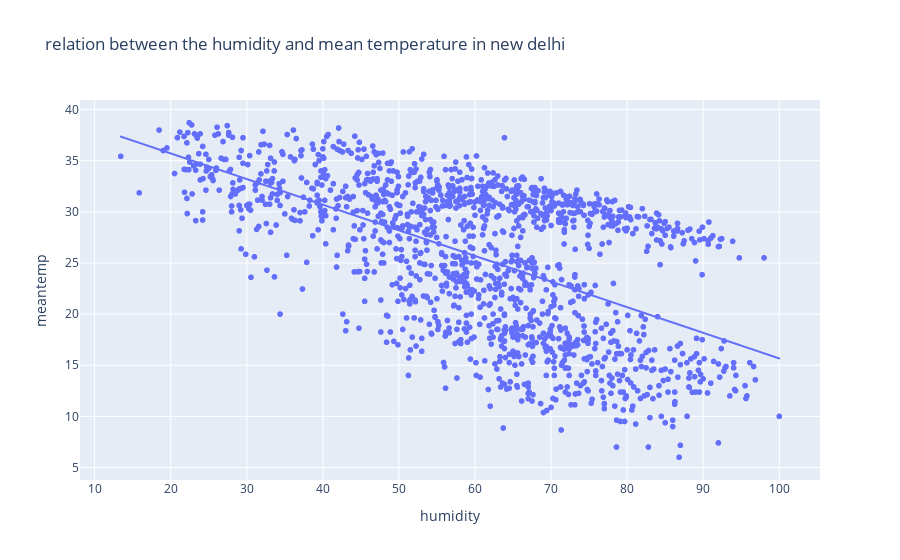

Notebook source saved alongside this figure:
### Code cell
fig = px.scatter(data,
             x="humidity",
             y="meantemp",
             trendline="ols",
             title="relation between the humidity and mean temperature in new delhi")
fig.show()

### Figure 1 — Plotly figure (JSON) as saved in the notebook; plotly's stock layout.template omitted (floating-point values rounded to 4 significant figures; data arrays with more than 128 entries replaced by an {"elided": "..."} marker saying what was removed)
{"data": [{"hovertemplate": "humidity=%{x}<br>meantemp=%{y}<extra></extra>", "legendgroup": "", "marker": {"color": "#636efa", "symbol": "circle"}, "mode": "markers", "name": "", "showlegend": false, "type": "scattergl", "x": {"elided": "1462 float values"}, "xaxis": "x", "y": {"elided": "1462 float values"}, "yaxis": "y"}, {"hovertemplate": "<b>OLS trendline</b><br>meantemp = -0.250617 * humidity + 40.7259<br>R<sup>2</sup>=0.327128<br><br>humidity=%{x}<br>meantemp=%{y} <b>(trend)</b><extra></extra>", "legendgroup": "", "marker": {"color": "#636efa", "symbol": "circle"}, "mode": "lines", "name": "", "showlegend": false, "type": "scattergl", "x": {"elided": "1462 float values"}, "xaxis": "x", "y": {"elided": "1462 float values"}, "yaxis": "y"}], "layout": {"legend": {"tracegroupgap": 0}, "title": {"text": "relation between the humidity and mean temperature in new delhi"}, "xaxis": {"anchor": "y", "domain": [0, 1], "title": {"text": "humidity"}}, "yaxis": {"anchor": "x", "domain": [0, 1], "title": {"text": "meantemp"}}}}
